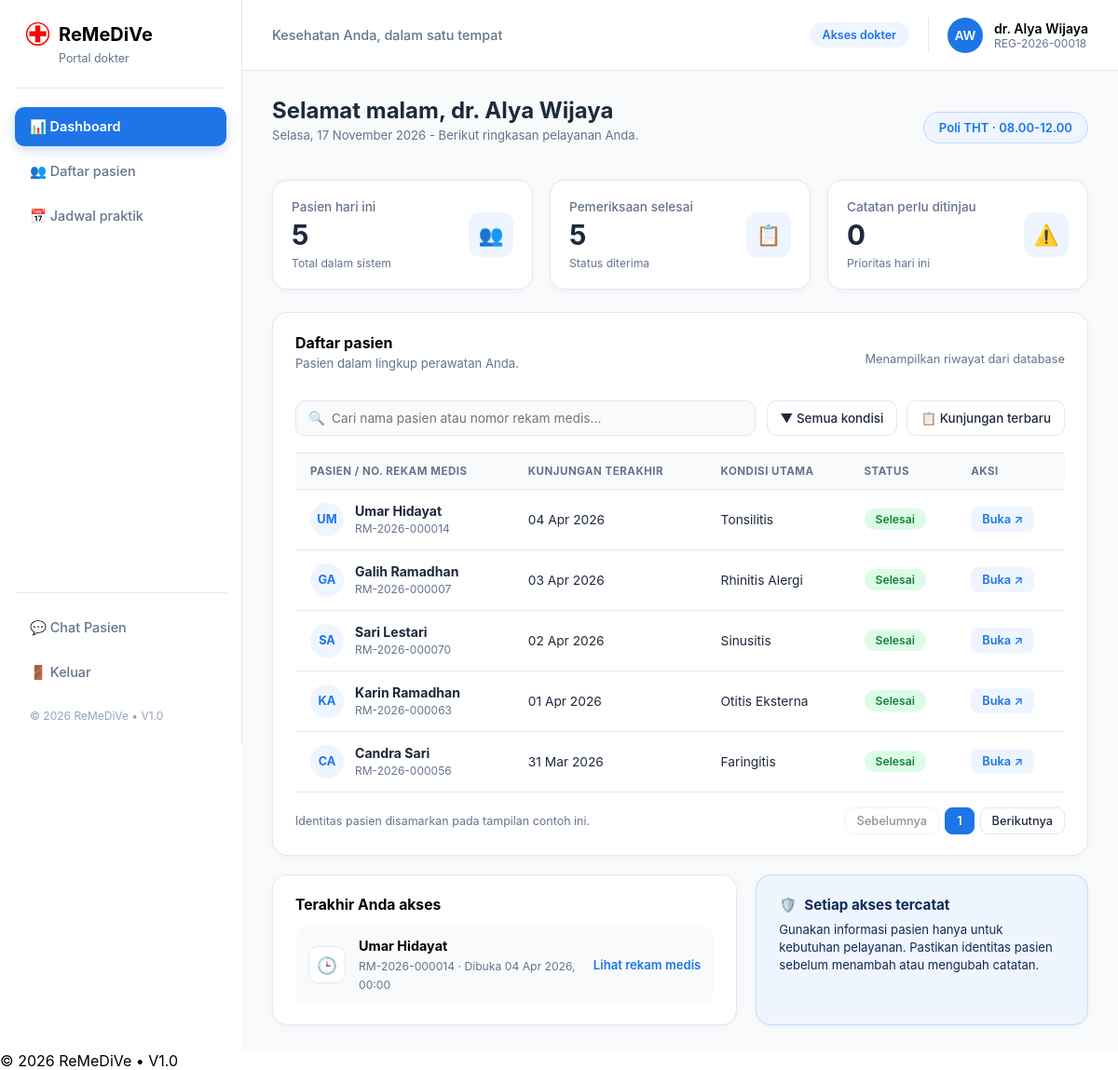
Screenshot of /doctor_dashboard.php (signed in) with the database file from the repository.
### tables this page shows
CREATE TABLE `doctors` (
  `DoctorID` int(11) NOT NULL,
  `DoctorName` varchar(50) NOT NULL,
  `Speciality` varchar(20) DEFAULT NULL,
  `PhoneNumber` varchar(15) DEFAULT NULL,
  `RegistrationNumber` char(17) DEFAULT NULL,
  `UserID` int(11) DEFAULT NULL
);

CREATE TABLE `medical_examinations` (
  `ExamID` int(11) NOT NULL,
  `DoctorID` int(11) DEFAULT NULL,
  `PatientID` int(11) DEFAULT NULL,
  `Examination_date` datetime DEFAULT NULL,
  `Diagnosis` text DEFAULT NULL,
  `examResult` text DEFAULT NULL,
  `mainIssues` text DEFAULT NULL,
  `action` text DEFAULT NULL,
  `notes` text DEFAULT NULL,
  `BloodPressureSistolik` int(11) DEFAULT NULL,
  `BloodPressureDiastolik` int(11) DEFAULT NULL,
  `pulse` smallint(6) DEFAULT NULL,
  `temperature` decimal(4,1) DEFAULT NULL,
  `WeightKg` decimal(10,0) DEFAULT NULL,
  `HeightCm` decimal(10,0) DEFAULT NULL,
  `status` varchar(10) DEFAULT NULL
);

CREATE TABLE `patients` (
  `PatientID` int(11) NOT NULL,
  `PatientName` varchar(50) DEFAULT NULL,
  `NIK` char(16) DEFAULT NULL,
  `BloodType` varchar(3) DEFAULT NULL,
  `PhoneNumber` varchar(15) DEFAULT NULL,
  `Address` text DEFAULT NULL,
  `Gender` char(1) NOT NULL,
  `BirthDate` date NOT NULL,
  `UserID` int(11) DEFAULT NULL,
  `Allergy` varchar(50) DEFAULT NULL
);

### timezone.php (called while the page is built, shortened)
<?php
    $DayList = array(
        'Sunday' => 'Minggu',
        'Monday' => 'Senin',
        'Tuesday' => 'Selasa',
        'Wednesday' => 'Rabu',
        'Thursday' => 'Kamis',
        'Friday' => 'Jumat',
        'Saturday' => 'Sabtu'
    );
    $MonthList = array(
    'January'   => 'Januari',
    'February'  => 'Februari',
    'March'     => 'Maret',
    'April'     => 'April',
    'May'       => 'Mei',
    'June'      => 'Juni',
    'July'      => 'Juli',
    'August'    => 'Agustus',
    'September' => 'September',
    'October'   => 'Oktober',
    'November'  => 'November',
    'December'  => 'Desember'
    );
    $hari_inggris  = date('l');
    $bulan_inggris = date('F');
    $hari_indo  = $DayList[$hari_inggris];
    $bulan_indo = $MonthList[$bulan_inggris];
    $tanggal_sekarang = $hari_indo . ', ' . date('d') . ' ' . $bulan_indo . ' ' . date('Y');
?>

### doctor_dashboard.php (the view, shortened to what this page needs)
<?php
    include ('header.php');
    include ('timezone.php');
    $doctor_id = $data ? $data['DoctorID'] : 0;
    $doctor_name = $data ? $data['DoctorName'] : 'Dokter';
    $speciality = $data ? $data['Speciality'] : 'Umum';
    $hour = (int)date('G');
    if ($hour < 11) {
        $greeting = "Selamat pagi";
    } elseif ($hour < 15) {
        $greeting = "Selamat siang";
    } elseif ($hour < 18) {
        $greeting = "Selamat sore";
    } else {
        $greeting = "Selamat malam";
    }
    $q_today = "SELECT COUNT(*) as total FROM medical_examinations WHERE DoctorID = '$doctor_id'";
    $res_today = mysqli_query($connection, $q_today);
    $row_today = mysqli_fetch_assoc($res_today);
    $total_patients_today = $row_today['total'] ?? 0;
    $q_completed = "SELECT COUNT(*) as total FROM medical_examinations WHERE DoctorID = '$doctor_id' AND status = 'Accepted'";
    $res_completed = mysqli_query($connection, $q_completed);
    $row_completed = mysqli_fetch_assoc($res_completed);
    $total_completed = $row_completed['total'] ?? 0;
    $total_review = max(0, $total_patients_today - $total_completed);
    $patients_list = [];
    $q_patients = "SELECT m.*, p.PatientName, p.PatientID, p.NIK FROM medical_examinations m JOIN patients p ON m.PatientID = p.PatientID WHERE m.DoctorID = '$doctor_id' ORDER BY m.Examination_date DESC LIMIT 10";
    $res_patients = mysqli_query($connection, $q_patients);
    if ($res_patients) {
        while ($p_row = mysqli_fetch_assoc($res_patients)) {
            $patients_list[] = $p_row;
        }
    }
    $q_last = "SELECT m.*, p.PatientName, p.PatientID FROM medical_examinations m JOIN patients p ON m.PatientID = p.PatientID WHERE m.DoctorID = '$doctor_id' ORDER BY m.Examination_date DESC LIMIT 1";
    $res_last = mysqli_query($connection, $q_last);
    $last_access = ($res_last && mysqli_num_rows($res_last) > 0) ? mysqli_fetch_assoc($res_last) : null;
?>
<main class="main-content">
    <div class="doctor-welcome-row">
        <div>
            <h2><?php echo $greeting; ?>, <?php echo htmlspecialchars($doctor_name); ?></h2>
            <p class="section-desc"><?php echo $tanggal_sekarang; ?> - Berikut ringkasan pelayanan Anda.</p>
        </div>
        <div class="practice-schedule-badge">
            <span>Poli <?php echo htmlspecialchars($speciality); ?> · 08.00-12.00</span>
        </div>
    </div>
    <div class="doctor-metrics-grid">
        <div class="card metric-card">
            <div class="metric-info">
                <span class="metric-title">Pasien hari ini</span>
                <h3 class="metric-value"><?php echo $total_patients_today; ?></h3>
                <small class="metric-note">Total dalam sistem</small>
            </div>
            <div class="metric-icon-box">👥</div>
        </div>
        <div class="card metric-card">
            <div class="metric-info">
                <span class="metric-title">Pemeriksaan selesai</span>
                <h3 class="metric-value"><?php echo $total_completed; ?></h3>
                <small class="metric-note">Status diterima</small>
            </div>
            <div class="metric-icon-box">📋</div>
        </div>
        <div class="card metric-card">
            <div class="metric-info">
                <span class="metric-title">Catatan perlu ditinjau</span>
                <h3 class="metric-value"><?php echo $total_review; ?></h3>
                <small class="metric-note">Prioritas hari ini</small>
            </div>
            <div class="metric-icon-box">⚠️</div>
        </div>
    </div>
    <div class="card content-card">
        <div class="card-title-row">
            <div>
                <h3>Daftar pasien</h3>
                <p class="section-desc">Pasien dalam lingkup perawatan Anda.</p>
            </div>
            <span class="section-sub-info">Menampilkan riwayat dari database</span>
        </div>
        <div class="table-filter-toolbar">
            <div class="search-box-wrapper">
                <span class="search-icon">🔍</span>
                <input type="text" class="form-control" placeholder="Cari nama pasien atau nomor rekam medis..." readonly>
            </div>
            <div class="filter-actions-group">
                <button type="button" class="btn-filter-dropdown">▼ Semua kondisi</button>
                <button type="button" class="btn-filter-dropdown">📋 Kunjungan terbaru</button>
            </div>
        </div>
        <div class="table-responsive">
            <table class="data-table">
                <thead>
                    <tr>
                        <th>PASIEN / NO. REKAM MEDIS</th>
                        <th>KUNJUNGAN TERAKHIR</th>
                        <th>KONDISI UTAMA</th>
                        <th>STATUS</th>
                        <th>AKSI</th>
                    </tr>
                </thead>
                <tbody>
                    <?php
                        if (!empty($patients_list)){
                            foreach ($patients_list as $pat){
                                ?>
                                <tr>
                                    <td>
                                        <div class="patient-table-identity">
                                            <span class="table-avatar-badge"><?php echo strtoupper(mb_substr($pat['PatientName'], 0, 2)); ?></span>
                                            <div>
                                                <strong><?php echo htmlspecialchars($pat['PatientName']); ?></strong>
                                                <small>RM-2026-<?php echo str_pad($pat['PatientID'], 6, '0', STR_PAD_LEFT); ?></small>
                                            </div>
                                        </div>
                                    </td>
                                    <td><?php echo date('d M Y', strtotime($pat['Examination_date'])); ?></td>
                                    <td><?php echo htmlspecialchars($pat['Diagnosis'] ?? 'Pemeriksaan Umum'); ?></td>
                                    <td>
                                        <span class="status-pill <?php echo ($pat['status'] === 'Accepted') ? 'status-accepted' : 'status-pending'; ?>">
                                            <?php echo ($pat['status'] === 'Accepted') ? 'Selesai' : 'Kontrol rutin'; ?>
                                        </span>
                                    </td>
                                    <td>
                                        <a href="doctor_patients.php?id=<?php echo $pat['PatientID']; ?>" class="table-action-link">Buka ↗</a>
                                    </td>
                                </tr>
                                <?php
                            }
                        } else{
                            ?>
                            <tr>
                                <td colspan="5" class="text-center">Belum ada data pasien dalam perawatan.</td>
                            </tr>
                            <?php
                        }
                    ?>
                </tbody>
            </table>
        </div>
        <div class="table-footer-row">
            <span class="table-footer-note">Identitas pasien disamarkan pada tampilan contoh ini.</span>
            <div class="pagination-controls">
                <button type="button" class="page-btn" disabled>Sebelumnya</button>
                <button type="button" class="page-btn active-page">1</button>
                <button type="button" class="page-btn">Berikutnya</button>
            </div>
        </div>
    </div>
    <div class="dashboard-bottom-grid">
        <div class="card last-access-card">
            <h4>Terakhir Anda akses</h4>
            <?php
                if ($last_access){
                    ?>
                    <div class="last-access-item">
                        <div class="access-icon">🕒</div>
                        <div>
                            <strong><?php echo htmlspecialchars($last_access['PatientName']); ?></strong>
                            <small>RM-2026-<?php echo str_pad($last_access['PatientID'], 6, '0', STR_PAD_LEFT); ?> · Dibuka <?php echo date('d M Y, H:i', strtotime($last_access['Examination_date'])); ?></small>
                        </div>
                        <a href="doctor_patients.php?id=<?php echo $last_access['PatientID']; ?>" class="link-action-inline">Lihat rekam medis</a>
                    </div>
                    <?php
                } else {
                    ?>
                    <p class="section-desc">Belum ada riwayat akses rekam medis.</p>
                    <?php
                }
            ?>
        </div>
        <div class="card security-notice-card">
            <div class="security-notice-header">
                <span>🛡️</span>
                <strong>Setiap akses tercatat</strong>
            </div>
            <p class="section-desc">Gunakan informasi pasien hanya untuk kebutuhan pelayanan. Pastikan identitas pasien sebelum menambah atau mengubah catatan.</p>
        </div>
    </div>
</main>
<?php
    include ('footer.php');
?>

### header.php (shortened to what this page needs)
<?php
    include ('connection.php');
    $user_id = $_SESSION['UserID'];
    $role = $_SESSION['Role'];
    $display_name = '';
    $identifier   = '';
    $initials     = '';
    if ($role === 'patient') {
    $query = "SELECT * FROM patients WHERE UserID = '$user_id'";
    $result = mysqli_query($connection, $query);
        if ($result && mysqli_num_rows($result) > 0) {
            $data = mysqli_fetch_assoc($result);
            $display_name = $data['PatientName'];
            $identifier = 'RM-' . $data['PatientID'];
            $words = explode(' ', $display_name);
            $initials = mb_substr($words[0], 0, 1) . (isset($words[1]) ? mb_substr($words[1], 0, 1) : '');
            $initials = strtoupper($initials);
        }
    } elseif ($role === 'doctor') {
        $query = "SELECT * FROM doctors WHERE UserID = '$user_id'";
        $result = mysqli_query($connection, $query);
        if ($result && mysqli_num_rows($result) > 0) {
            $data = mysqli_fetch_assoc($result);
            $display_name = $data['DoctorName'];
            $identifier = $data['RegistrationNumber'];
            $words = explode(' ', str_replace('dr. ', '', $display_name));
            $initials = mb_substr($words[0], 0, 1) . (isset($words[1]) ? mb_substr($words[1], 0, 1) : '');
            $initials = strtoupper($initials);
        }
    } else {
        $display_name = 'Administrator';
        $identifier = 'ADM';
        $initials = 'AD';
    }
?>
<!DOCTYPE html>
<html lang="id">
<head>
    <link rel="stylesheet" href="style.css">
</head>
<body>
    <div class="app-layout">
        <aside class="sidebar">
            <div class="sidebar-brand">
                <img src="assets/image/RedCross.png" alt="ReMeDiVe" style="height: 25px; width:auto;">
                <h2>ReMeDiVe</h2>
                <small><?php echo ($role === 'patient') ? 'Portal pasien' : (($role === 'doctor') ? 'Portal dokter' : 'Portal admin'); ?></small>
            </div>
            <nav class="sidebar-menu">
                <?php
                    if ($role === 'patient'){
                        ?>
                        <a href="patient_dashboard.php" class="menu-item <?php echo (basename($_SERVER['PHP_SELF']) == 'patient_dashboard.php') ? 'active' : ''; ?>">
                            <span>📊 Dashboard</span>
                        </a>
                        <a href="patient_records.php" class="menu-item <?php echo (basename($_SERVER['PHP_SELF']) == 'patient_records.php') ? 'active' : ''; ?>">
                            <span>📁 Rekam medis</span>
                        </a>
                        <a href="patient_profile.php" class="menu-item <?php echo (basename($_SERVER['PHP_SELF']) == 'patient_profile.php') ? 'active' : ''; ?>">
                            <span>👤 Profil saya</span>
                        </a>
                        <?php
                    } elseif ($role === 'doctor'){
                        ?>
                        <a href="doctor_dashboard.php" class="menu-item <?php echo (basename($_SERVER['PHP_SELF']) == 'doctor_dashboard.php') ? 'active' : ''; ?>">
                            <span>📊 Dashboard</span>
                        </a>
                        <a href="doctor_patients.php" class="menu-item <?php echo (basename($_SERVER['PHP_SELF']) == 'doctor_patients.php') ? 'active' : ''; ?>">
                            <span>👥 Daftar pasien</span>
                        </a>
                        <a href="doctor_schedule.php" class="menu-item <?php echo (basename($_SERVER['PHP_SELF']) == 'doctor_schedule.php') ? 'active' : ''; ?>">
                            <span>📅 Jadwal praktik</span>
                        </a>
                        <?php
                    }
                ?>
            </nav>
            <div class="sidebar-footer-menu">
                <a href="chat.php" class="menu-item <?php echo (basename($_SERVER['PHP_SELF']) == 'chat.php') ? 'active' : ''; ?>">
                    <span>💬 <?php echo ($role === 'patient') ? 'Konsultasi Dokter' : 'Chat Pasien'; ?></span>
                </a>
                <a href="logout.php" class="menu-item logout-item">
                    <span>🚪 Keluar</span>
                </a>
                <div class="copyright-box">
                    <span>&copy; <?php echo date('Y'); ?> ReMeDiVe &bull; V1.0</span>
                </div>
            </div>
        </aside>
        <div class="main-wrapper">
            <header class="top-header">
                <div class="top-header-left">
                    <p>Kesehatan Anda, dalam satu tempat</p>
                </div>
                <div class="top-header-right">
                    <span class="role-badge"><?php echo ($role === 'patient') ? 'Akses pasien' : (($role === 'doctor') ? 'Akses dokter' : 'Akses admin'); ?></span>
                    <div class="user-profile-mini">
                        <span class="user-avatar-small"><?php echo $initials; ?></span>
                        <div class="user-info-text">
                            <span class="u-name"><?php echo htmlspecialchars($display_name); ?></span>
                            <small><?php echo htmlspecialchars($identifier); ?></small>
                        </div>
                    </div>
                </div>
            </header>
        </div>
    </div>
</body>
</html>

### rows the page displays
doctors: DoctorName "AW", DoctorName "dr. Alya Wijaya", RegistrationNumber "REG-2026-00018", Speciality "THT"
medical_examinations: PatientID.PatientName "UM", PatientID.PatientName "Umar Hidayat", PatientID.PatientID "000014", Examination_date "04 Apr 2026", Diagnosis "Tonsilitis", status "Selesai", Examination_date "04 Apr 2026, 00:00"
medical_examinations: PatientID.PatientName "GA", PatientID.PatientName "Galih Ramadhan", PatientID.PatientID "000007", Examination_date "03 Apr 2026", Diagnosis "Rhinitis Alergi", status "Selesai"
medical_examinations: PatientID.PatientName "SA", PatientID.PatientName "Sari Lestari", PatientID.PatientID "000070", Examination_date "02 Apr 2026", Diagnosis "Sinusitis", status "Selesai"
medical_examinations: PatientID.PatientName "KA", PatientID.PatientName "Karin Ramadhan", PatientID.PatientID "000063", Examination_date "01 Apr 2026", Diagnosis "Otitis Eksterna", status "Selesai"
medical_examinations: PatientID.PatientName "CA", PatientID.PatientName "Candra Sari", PatientID.PatientID "000056", Examination_date "31 Mar 2026", Diagnosis "Faringitis", status "Selesai"

### other values shown
$greeting "Selamat malam"
$tanggal_sekarang "Selasa, 17 November 2026"
$total_patients_today "5"
$total_completed "5"
$total_review "0"
